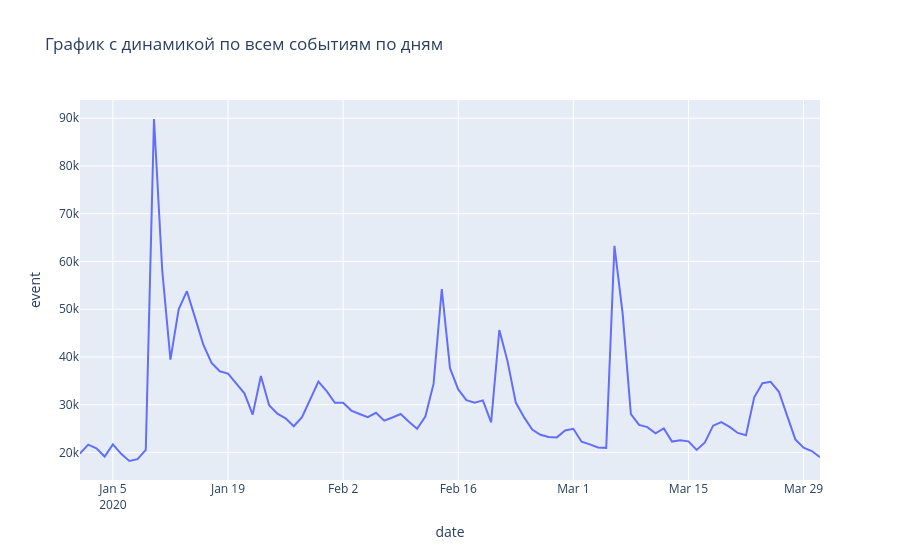

Notebook code cell kept with this figure:
### Code cell
# Строим график с динамикой событий по дням - переменная fig1:
fig1 = px.line(df_grouped, x=df_grouped['date'], y=df_grouped['event'], title='График с динамикой по всем событиям по дням')
fig1.show()
